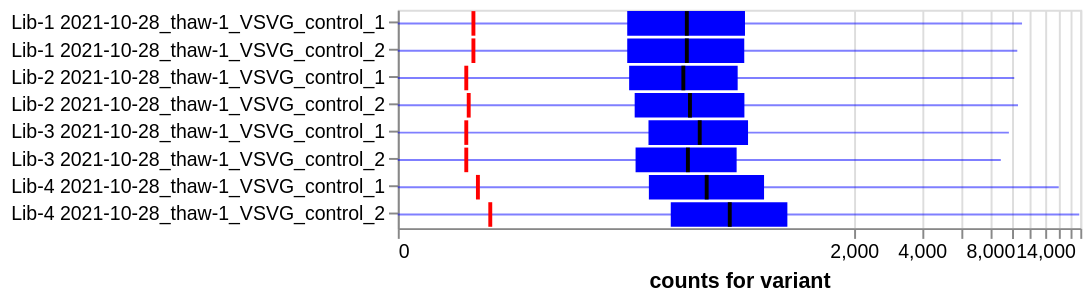

This figure's Vega-Lite source:
### Vega-Lite specification from a JSON file in a GitHub repository (floating-point values rounded to 4 significant figures)
{"config": {"view": {"continuousWidth": 400, "continuousHeight": 300}, "axis": {"labelLimit": 500}}, "layer": [{"mark": {"type": "bar", "color": "blue"}, "encoding": {"tooltip": [{"field": "library", "type": "nominal"}, {"field": "pre_sample", "type": "nominal"}, {"field": "pre_count_threshold", "type": "quantitative"}, {"field": "median", "format": ".2g", "type": "quantitative"}, {"field": "percentile_25", "format": ".2g", "type": "quantitative"}, {"field": "percentile_75", "format": ".2g", "type": "quantitative"}, {"field": "min", "type": "quantitative"}, {"field": "max", "type": "quantitative"}, {"field": "frac_counts_above_threshold", "format": ".2g", "type": "quantitative"}, {"field": "frac_variants_above_threshold", "format": ".2g", "type": "quantitative"}, {"field": "virus_batch", "type": "nominal"}], "x": {"field": "percentile_25", "scale": {"constant": 20, "type": "symlog"}, "title": "counts for variant", "type": "quantitative"}, "x2": {"field": "percentile_75"}, "y": {"field": "library_sample", "title": null, "type": "nominal"}}, "params": [{"name": "parameter001", "select": {"type": "point", "fields": ["library"]}, "bind": {"input": "select", "options": [null, "Lib-1", "Lib-3", "Lib-4", "Lib-2"], "labels": ["all", "Lib-1", "Lib-3", "Lib-4", "Lib-2"], "name": "library"}}, {"name": "parameter002", "select": {"type": "point", "fields": ["virus_batch"]}, "bind": {"input": "select", "options": [null, "thaw-1"], "labels": ["all", "thaw-1"], "name": "virus_batch"}}]}, {"mark": {"type": "rule", "color": "blue", "opacity": 0.5}, "encoding": {"tooltip": [{"field": "library", "type": "nominal"}, {"field": "pre_sample", "type": "nominal"}, {"field": "pre_count_threshold", "type": "quantitative"}, {"field": "median", "format": ".2g", "type": "quantitative"}, {"field": "percentile_25", "format": ".2g", "type": "quantitative"}, {"field": "percentile_75", "format": ".2g", "type": "quantitative"}, {"field": "min", "type": "quantitative"}, {"field": "max", "type": "quantitative"}, {"field": "frac_counts_above_threshold", "format": ".2g", "type": "quantitative"}, {"field": "frac_variants_above_threshold", "format": ".2g", "type": "quantitative"}, {"field": "virus_batch", "type": "nominal"}], "x": {"field": "min", "type": "quantitative"}, "x2": {"field": "max"}, "y": {"field": "library_sample", "title": null, "type": "nominal"}}}, {"mark": {"type": "bar", "color": "black", "x2Offset": -1, "xOffset": 1}, "encoding": {"tooltip": [{"field": "library", "type": "nominal"}, {"field": "pre_sample", "type": "nominal"}, {"field": "pre_count_threshold", "type": "quantitative"}, {"field": "median", "format": ".2g", "type": "quantitative"}, {"field": "percentile_25", "format": ".2g", "type": "quantitative"}, {"field": "percentile_75", "format": ".2g", "type": "quantitative"}, {"field": "min", "type": "quantitative"}, {"field": "max", "type": "quantitative"}, {"field": "frac_counts_above_threshold", "format": ".2g", "type": "quantitative"}, {"field": "frac_variants_above_threshold", "format": ".2g", "type": "quantitative"}, {"field": "virus_batch", "type": "nominal"}], "x": {"field": "median", "type": "quantitative"}, "x2": {"field": "median"}, "y": {"field": "library_sample", "title": null, "type": "nominal"}}}, {"mark": {"type": "bar", "color": "red", "x2Offset": -1, "xOffset": 1}, "encoding": {"tooltip": [{"field": "library", "type": "nominal"}, {"field": "pre_sample", "type": "nominal"}, {"field": "pre_count_threshold", "type": "quantitative"}, {"field": "median", "format": ".2g", "type": "quantitative"}, {"field": "percentile_25", "format": ".2g", "type": "quantitative"}, {"field": "percentile_75", "format": ".2g", "type": "quantitative"}, {"field": "min", "type": "quantitative"}, {"field": "max", "type": "quantitative"}, {"field": "frac_counts_above_threshold", "format": ".2g", "type": "quantitative"}, {"field": "frac_variants_above_threshold", "format": ".2g", "type": "quantitative"}, {"field": "virus_batch", "type": "nominal"}], "x": {"field": "pre_count_threshold", "type": "quantitative"}, "x2": {"field": "pre_count_threshold"}, "y": {"field": "library_sample", "title": null, "type": "nominal"}}}], "data": {"values": [{"library": "Lib-1", "pre_sample": "2021-10-28_thaw-1_VSVG_control_1", "pre_count_threshold": 23, "median": 353, "percentile_25": 184, "percentile_75": 652, "min": 0, "max": 11079, "library_sample": "Lib-1 2021-10-28_thaw-1_VSVG_control_1", "frac_counts_above_threshold": 0.9997, "frac_variants_above_threshold": 0.9752, "virus_batch": "thaw-1"}, {"library": "Lib-1", "pre_sample": "2021-10-28_thaw-1_VSVG_control_2", "pre_count_threshold": 23, "median": 353, "percentile_25": 184, "percentile_75": 647, "min": 0, "max": 10559, "library_sample": "Lib-1 2021-10-28_thaw-1_VSVG_control_2", "frac_counts_above_threshold": 0.9997, "frac_variants_above_threshold": 0.9757, "virus_batch": "thaw-1"}, {"library": "Lib-2", "pre_sample": "2021-10-28_thaw-1_VSVG_control_1", "pre_count_threshold": 20, "median": 340, "percentile_25": 188, "percentile_75": 604, "min": 0, "max": 10237, "library_sample": "Lib-2 2021-10-28_thaw-1_VSVG_control_1", "frac_counts_above_threshold": 0.9999, "frac_variants_above_threshold": 0.9809, "virus_batch": "thaw-1"}, {"library": "Lib-2", "pre_sample": "2021-10-28_thaw-1_VSVG_control_2", "pre_count_threshold": 21, "median": 365, "percentile_25": 200, "percentile_75": 648, "min": 0, "max": 10635, "library_sample": "Lib-2 2021-10-28_thaw-1_VSVG_control_2", "frac_counts_above_threshold": 0.9999, "frac_variants_above_threshold": 0.981, "virus_batch": "thaw-1"}, {"library": "Lib-3", "pre_sample": "2021-10-28_thaw-1_VSVG_control_1", "pre_count_threshold": 20, "median": 405, "percentile_25": 233, "percentile_75": 673, "min": 0, "max": 9697, "library_sample": "Lib-3 2021-10-28_thaw-1_VSVG_control_1", "frac_counts_above_threshold": 0.9999, "frac_variants_above_threshold": 0.9843, "virus_batch": "thaw-1"}, {"library": "Lib-3", "pre_sample": "2021-10-28_thaw-1_VSVG_control_2", "pre_count_threshold": 20, "median": 357, "percentile_25": 202, "percentile_75": 597.5, "min": 0, "max": 8934, "library_sample": "Lib-3 2021-10-28_thaw-1_VSVG_control_2", "frac_counts_above_threshold": 0.9999, "frac_variants_above_threshold": 0.9828, "virus_batch": "thaw-1"}, {"library": "Lib-4", "pre_sample": "2021-10-28_thaw-1_VSVG_control_1", "pre_count_threshold": 25, "median": 436, "percentile_25": 234, "percentile_75": 795, "min": 0, "max": 16073, "library_sample": "Lib-4 2021-10-28_thaw-1_VSVG_control_1", "frac_counts_above_threshold": 0.9998, "frac_variants_above_threshold": 0.9809, "virus_batch": "thaw-1"}, {"library": "Lib-4", "pre_sample": "2021-10-28_thaw-1_VSVG_control_2", "pre_count_threshold": 31, "median": 556, "percentile_25": 297, "percentile_75": 1012, "min": 0, "max": 19786, "library_sample": "Lib-4 2021-10-28_thaw-1_VSVG_control_2", "frac_counts_above_threshold": 0.9999, "frac_variants_above_threshold": 0.9816, "virus_batch": "thaw-1"}]}, "height": {"step": 14}, "transform": [{"filter": {"param": "parameter001"}}, {"filter": {"param": "parameter002"}}], "width": 350, "$schema": "https://vega.github.io/schema/vega-lite/v5.json"}
